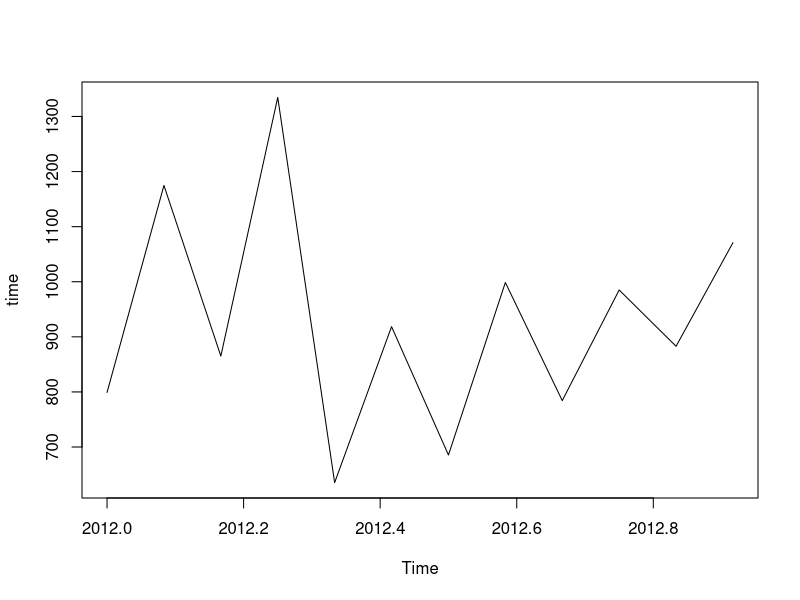

This figure's R source:
#concider the anual rainfall details at a place starting from a january 2012. we need to creat a R time series of obj for a period of 12 months and plot it.
X = c(799,1174.8,865.1,1334.6,635.4,918.5,685.5,998.6,784.2,985,882.8,1071)
length(X)
time <- ts(X, start = c(2012,1), frequency = 12 )
print(time)
plot(time)
